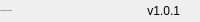
              <widget class="QFrame" name="bottomBar">
               <property name="minimumSize">
                <size>
                 <width>0</width>
                 <height>22</height>
                </size>
               </property>
               <property name="maximumSize">
                <size>
                 <width>16777215</width>
                 <height>22</height>
                </size>
               </property>
               <property name="frameShape">
                <enum>QFrame::NoFrame</enum>
               </property>
               <property name="frameShadow">
                <enum>QFrame::Raised</enum>
               </property>
               <layout class="QHBoxLayout" name="horizontalLayout_5">
                <property name="spacing">
                 <number>0</number>
                </property>
                <property name="leftMargin">
                 <number>0</number>
                </property>
                <property name="topMargin">
                 <number>0</number>
                </property>
                <property name="rightMargin">
                 <number>0</number>
                </property>
                <property name="bottomMargin">
                 <number>0</number>
                </property>
                <item>
                 <widget class="QLabel" name="creditsLabel">
                  <property name="maximumSize">
                   <size>
                    <width>16777215</width>
                    <height>16</height>
                   </size>
                  </property>
                  <property name="font">
                   <font>
                    <family>Segoe UI</family>
                    <pointsize>-1</pointsize>
                    <italic>false</italic>
                    <bold>false</bold>
                   </font>
                  </property>
                  <property name="text">
                   <string>By: Wanderson M. Pimenta</string>
                  </property>
                  <property name="alignment">
                   <set>Qt::AlignLeading|Qt::AlignLeft|Qt::AlignVCenter</set>
                  </property>
                 </widget>
                </item>
                <item>
                 <widget class="QLabel" name="version">
                  <property name="text">
                   <string>v1.0.1</string>
                  </property>
                  <property name="alignment">
                   <set>Qt::AlignRight|Qt::AlignTrailing|Qt::AlignVCenter</set>
                  </property>
                 </widget>
                </item>
                <item>
                 <widget class="QFrame" name="frame_size_grip">
                  <property name="minimumSize">
                   <size>
                    <width>20</width>
                    <height>0</height>
                   </size>
                  </property>
                  <property name="maximumSize">
                   <size>
                    <width>20</width>
                    <height>16777215</height>
                   </size>
                  </property>
                  <property name="frameShape">
                   <enum>QFrame::NoFrame</enum>
                  </property>
                  <property name="frameShadow">
                   <enum>QFrame::Raised</enum>
                  </property>
                 </widget>
                </item>
               </layout>
              </widget>
